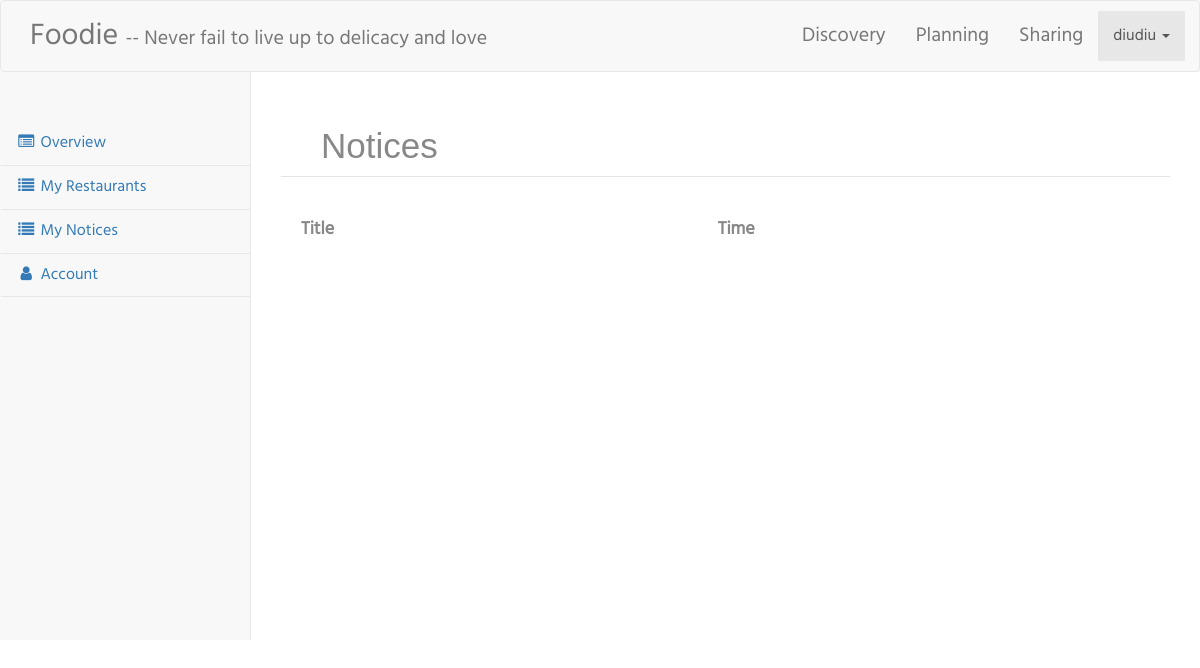
Page /merchant/myNotices.php (signed in) on the earlier database version.
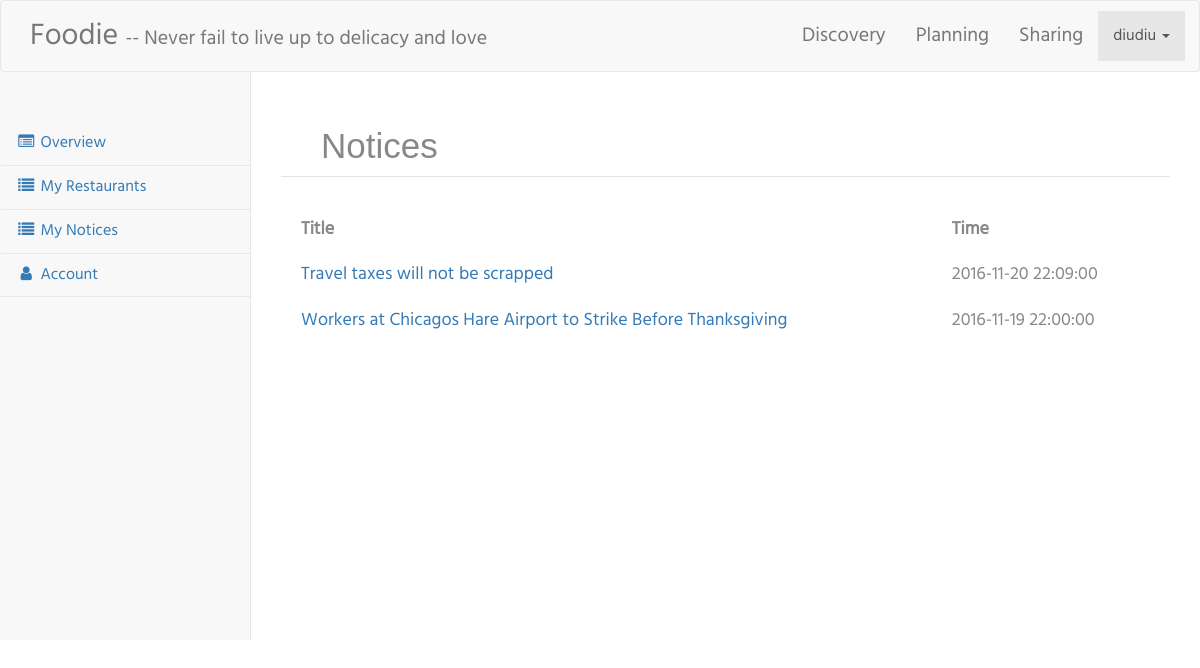
Same page on the later database version.
### tables this page shows
CREATE TABLE `notice` (
  `title` text NOT NULL,
  `author` varchar(255) NOT NULL,
  `time` datetime NOT NULL,
  `content` text NOT NULL,
  `noticeID` int(11) NOT NULL
);

### merchant/myNotices.php (the view, shortened to what this page needs)
<?php include("common/nav.php"); ?>
<div id="page-wrapper">
<div class="basic-grey">
<h1 style="font-size:35px;font-family:Arial">Notices
</h1>
<table class="tb">
<tr>
	<th>Title</th>
	<th>Time</th>
</tr>
<?php require_once("../functions.php");
$sql="select title,time,noticeID from notice;";
$res=mysql_query($sql) or die(mysql_error());
while($info=mysql_fetch_array($res)){
echo "<tr><td><a id='".$info[2]."' href='myNoticeDisplay.php?id=".$info[2]."'>".$info[0]."</td>";
echo "<td>".$info[1]."</td>";
echo "</tr>";
}
?>
</table>
</div>
</div>

Differences in the rows shown:
added notice: title "Travel taxes will not be scrapped", time "2016-11-20 22:09:00"
added notice: title "Workers at Chicagos Hare Airport to Strike Before Thanksgiving", time "2016-11-19 22:00:00"
